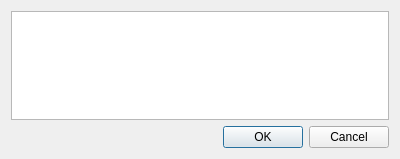
<?xml version="1.0" encoding="UTF-8"?>
<ui version="4.0">
 <class>itemSelectionWindow</class>
 <widget class="QDialog" name="itemSelectionWindow">
  <property name="geometry">
   <rect>
    <x>0</x>
    <y>0</y>
    <width>400</width>
    <height>159</height>
   </rect>
  </property>
  <property name="windowTitle">
   <string>Dialog</string>
  </property>
  <layout class="QVBoxLayout" name="verticalLayout">
   <item>
    <widget class="QListWidget" name="listWidget"/>
   </item>
   <item>
    <widget class="QDialogButtonBox" name="buttonBox">
     <property name="orientation">
      <enum>Qt::Horizontal</enum>
     </property>
     <property name="standardButtons">
      <set>QDialogButtonBox::Cancel|QDialogButtonBox::Ok</set>
     </property>
    </widget>
   </item>
  </layout>
 </widget>
 <resources/>
 <connections>
  <connection>
   <sender>buttonBox</sender>
   <signal>accepted()</signal>
   <receiver>itemSelectionWindow</receiver>
   <slot>accept()</slot>
   <hints>
    <hint type="sourcelabel">
     <x>248</x>
     <y>254</y>
    </hint>
    <hint type="destinationlabel">
     <x>157</x>
     <y>274</y>
    </hint>
   </hints>
  </connection>
  <connection>
   <sender>buttonBox</sender>
   <signal>rejected()</signal>
   <receiver>itemSelectionWindow</receiver>
   <slot>reject()</slot>
   <hints>
    <hint type="sourcelabel">
     <x>316</x>
     <y>260</y>
    </hint>
    <hint type="destinationlabel">
     <x>286</x>
     <y>274</y>
    </hint>
   </hints>
  </connection>
 </connections>
</ui>
